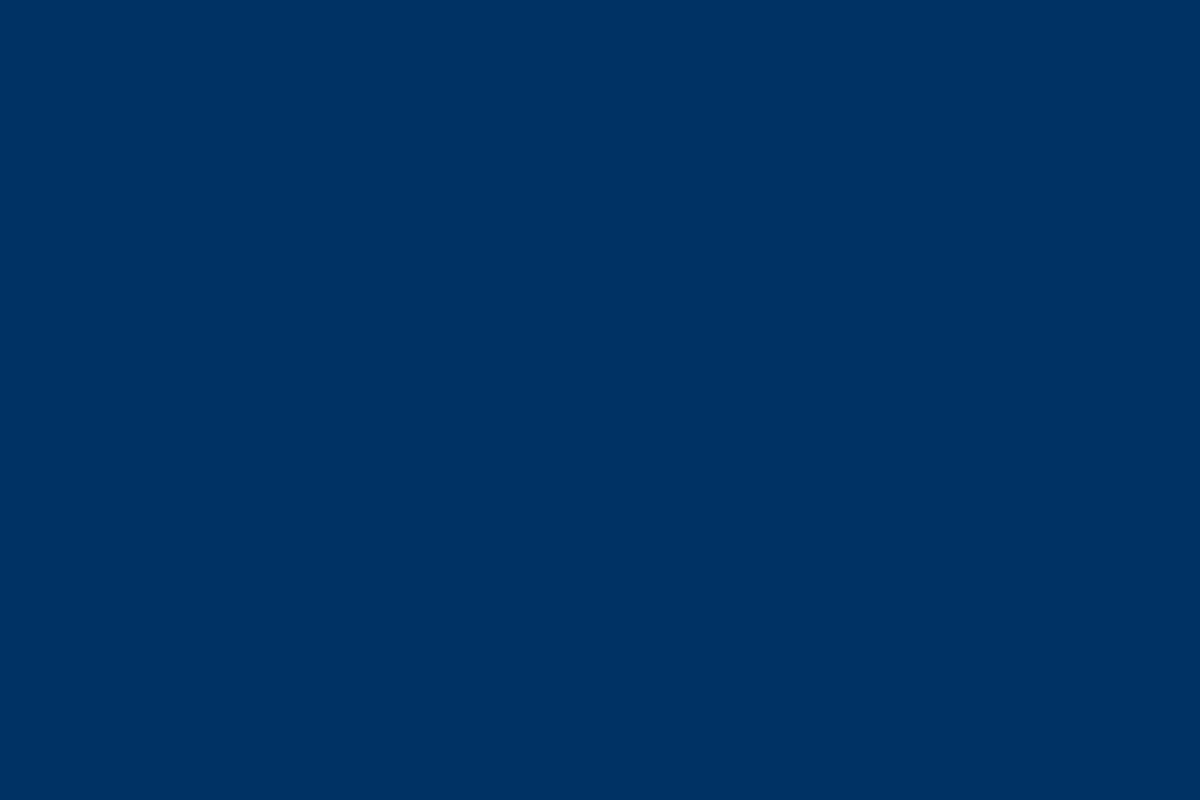
Frame 1 (no input)
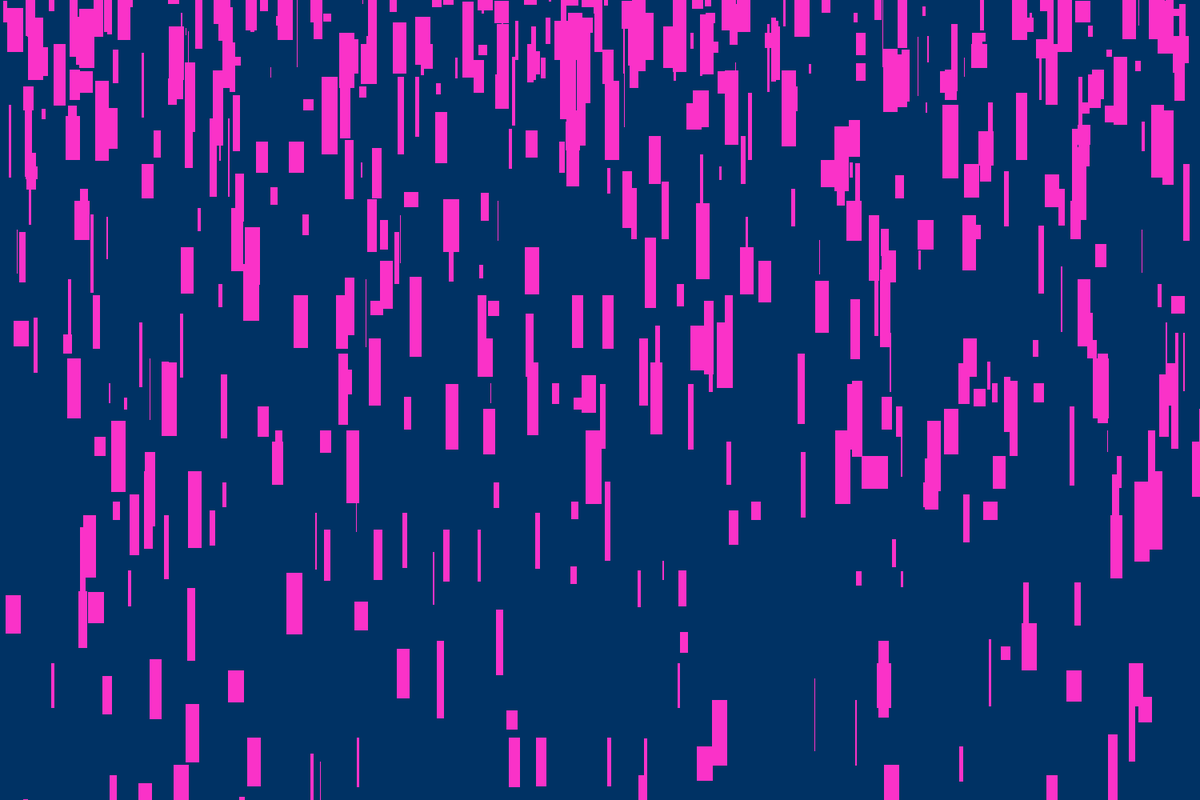
Frame 60 (the mouse pressed at the canvas centre just before this capture)
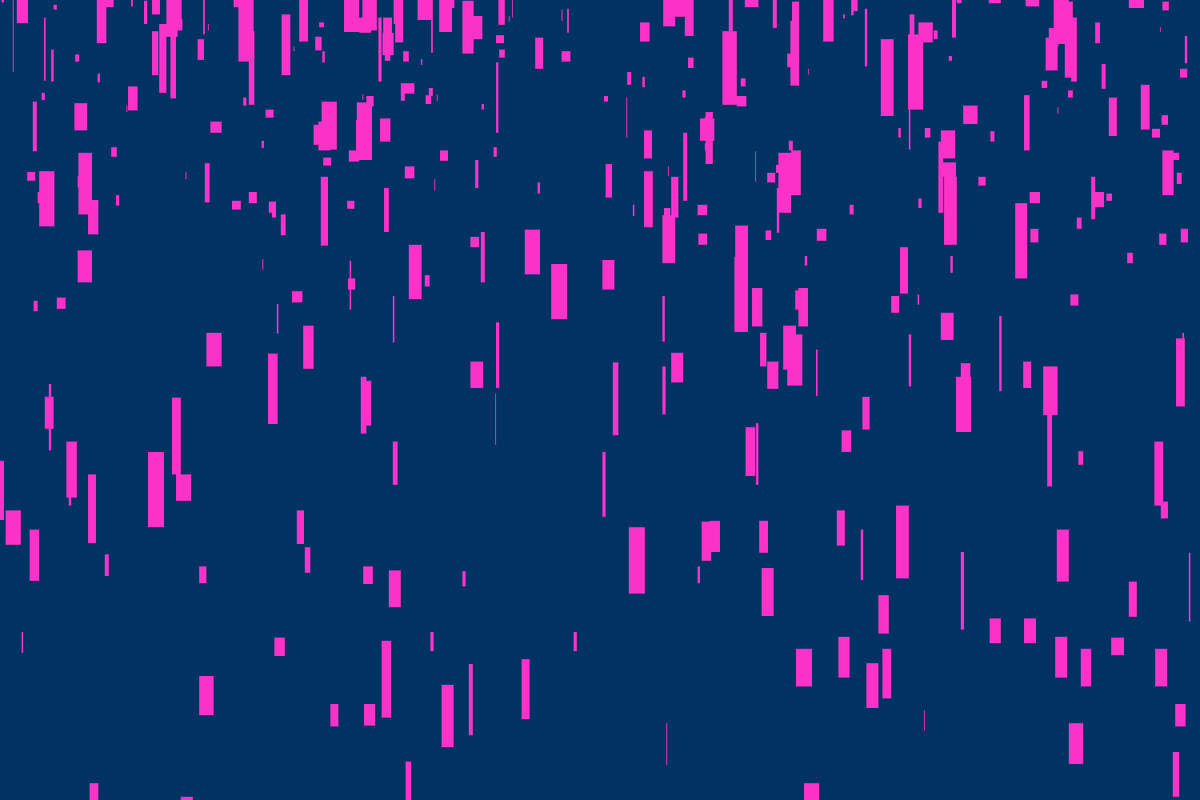
Frame 120 (the mouse held since frame 60 and released just before this capture)

The Processing sketch that drew these frames (run headless with seeded random() and noise(); from frame 60 on, the mouse is pressed at the canvas centre):

// Processing sketch: Rain
// ── Rain.pde
IntList xs;
IntList ys;
IntList ws;
IntList hs;
IntList sps;
int den = 1;
float wind;
float xwind = 0;
void setup(){
  xs = new IntList();
  ys = new IntList();
  ws = new IntList();
  hs = new IntList();
  sps = new IntList();
  size(1500,1000);
  for(int i = 0; i < 20; i++){
    makedrop();
  }
}
void draw(){
  xwind += random(-3,3);
  if(xwind < -100){
    xwind = -100;
  }
  if(xwind > 100){
    xwind = 100;
  }
  wind = mouseX + xwind;
  background(0,50,100);
  for(int i = 0; i < random(0,den/4000); i++){
    makedrop();
  }
  stepdrop();
  checnremdrop();
  drawdrop();
  den = round(pow((-mouseY+height)/10,5));
}
void makedrop(){
  xs.append(round(random(-20000,width+20000)));
  ys.append(-100);
  ws.append(round(random(0,20)));
  hs.append(round(random(ws.get(ws.size()-1),100)));
  sps.append(hs.get(hs.size()-1)/3);
}
void stepdrop(){
  for(int i = 0; i < ys.size(); i++){
    ys.add(i,sps.get(i));
    sps.set(i, round(sps.get(i)*1.1));
    xs.add(i,(3*hs.get(i)*(round(wind)-width/2))/width);
  }
}
void checnremdrop(){
  for(int i = 0; i < ys.size(); i++){
    if(ys.get(i) > height){
      ys.remove(i);
      xs.remove(i);
      hs.remove(i);
      ws.remove(i);
      sps.remove(i);
    }
  }
}
void drawdrop(){
  noStroke();
  fill(250,50,200);
  for(int i = 0; i < ys.size(); i++){
    rect(xs.get(i),ys.get(i),ws.get(i),hs.get(i));
  }
}
